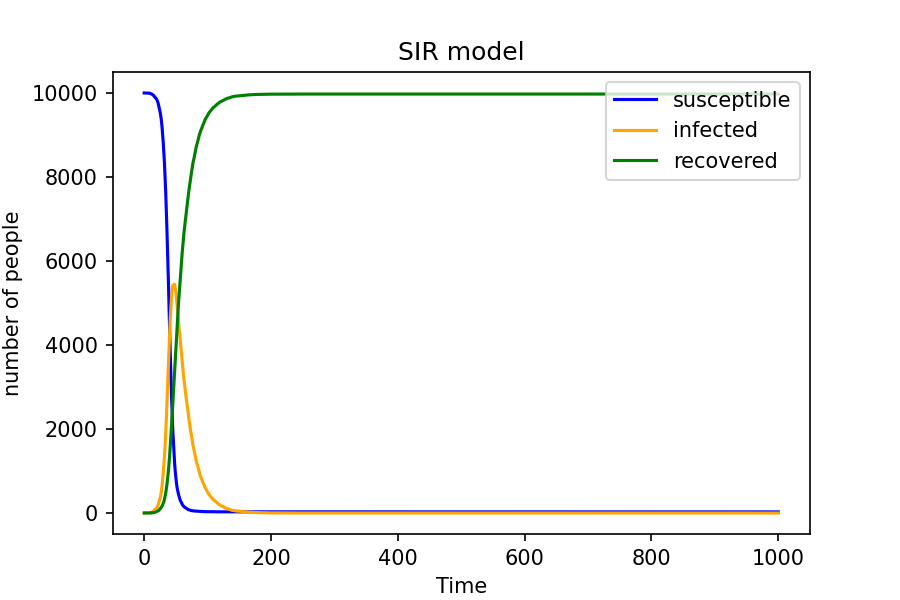

The script that saved this image:
import numpy as np
import matplotlib.pyplot as plt
#initialize
population=10000
S=population-1
I=1
R=0
beta=0.3
gamma=0.05
time=1000
#Create lists to store results
S_list=[S]
I_list=[I]
R_list=[R]
time_array=np.array(range(0,time+1))

#Compute infection probability
#Determine new infections
#Determine new recoveries
#Update S, I, R values and store them in list
for _ in range(0,time):
    i_prob=beta*I/population
    new_I=sum(np.random.choice(range(2),S,p=[1-i_prob,i_prob]))
    new_R=sum(np.random.choice(range(2),I,p=[1-gamma,gamma]))
    S-=new_I
    R+=new_R
    I+=new_I-new_R
    S_list.append(S)
    I_list.append(I)
    R_list.append(R)

#plot the figure
plt.figure(figsize=(6, 4), dpi=150)
line1=plt.plot(time_array,S_list,color="blue",label="susceptible")
line2=plt.plot(time_array,I_list,color="orange",label="infected")
line3=plt.plot(time_array,R_list,color="green",label="recovered")
plt.xlabel("Time")
plt.ylabel("number of people")
plt.title("SIR model")
plt.legend(loc=1)
plt.savefig('SIR.png', format='png')
plt.show()